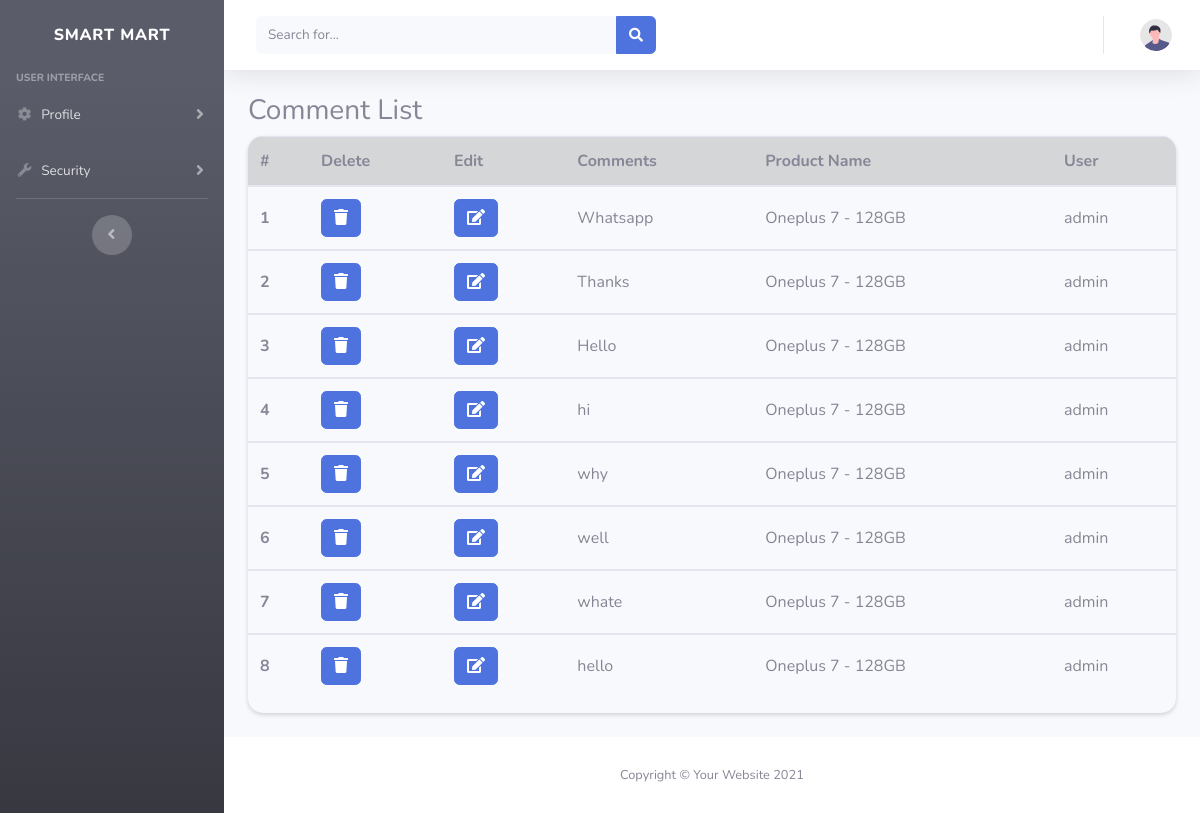
Page /Admin/_Comment_list.php on the committed database.
### tables this page shows
CREATE TABLE `comments` (
  `id` int NOT NULL,
  `comment` varchar(255) DEFAULT NULL,
  `username_id` varchar(255) DEFAULT NULL,
  `product_name` varchar(255) DEFAULT NULL,
  `rating` varchar(255) DEFAULT NULL,
  `username` varchar(255) DEFAULT NULL,
  `email` varchar(255) DEFAULT NULL,
  `creation_time` timestamp NOT NULL DEFAULT CURRENT_TIMESTAMP
);

### Admin/_Comment_list.php (the view)
<?php
include('./function/db_connection.php');
     include('Html_opening.php');
     include('Sidebar.php');
     include('Nav_Topbar.php');
?>
<div class="container-fluid">
     <div class="row">
          <div class="col-lg-12">
               <h3>Comment List</h3>
          </div>
     </div>
     <?php
     $fetch_comments = "SELECT * FROM COMMENTS";
     $comments_result = mysqli_query($db, $fetch_comments);
     $comments_rows = mysqli_num_rows($comments_result);
     if ($comments_rows > 0) {
?>
     <div class="row">
          <div class="col-lg-12  ">
               <div class="co-lg-12">
                    <div class="table-responsive round_border shadow-sm">
                         <table class="table table-hover align-middle">
                              <thead>
                                   <tr class="table-active">
                                        <th class="align-middle" scope="col">#</th>
                                        <th class="align-middle" scope="col">Delete</th>
                                        <th class="align-middle" scope="col">Edit</th>
                                        <th class="align-middle" scope="col">Comments</th>
                                        <th class="align-middle" scope="col">Product Name</th>
                                        <th class="align-middle" scope="col">User</th>
                                   </tr>
                              </thead>
                              <tbody>
                                   <?php
                    $sr_no = "1";
                    while ($comment = mysqli_fetch_assoc($comments_result)) { ?>
                                   <tr>
                                        <th class="align-middle" scope="row"><?php echo $sr_no; ?></th>
                                        <td class="align-middle"><button class="btn btn-primary" onclick="window.location.href='function/_del_comment.php?id=<?php echo $comment['id']; ?>'" ><i class="fa fa-trash"
                                                       aria-hidden="true"></i></button></td>
                                        <td class="align-middle"><button class="btn btn-primary"><i
                                                       class="fas fa-edit    "></i></button></td>
                                        <td class="align-middle"><?php echo $comment['comment'] ?></td>
                                        <td class="align-middle"><?php echo $comment['product_name'] ?></td>
                                        <td class="align-middle"><?php echo $comment['username'] ?></td>
                                   </tr>
                              </tbody>
                              <?php $sr_no++; }
               } ?>
                         </table>
                    </div>
               </div>
          </div>
     </div>
</div>
<?php
     include('Footer.php');
     include('Html_closing.php');
?>

### Admin/Html_opening.php (shortened to what this page needs)
<!DOCTYPE html>
<html lang="en">
<head>
     <link href="vendor/fontawesome-free/css/all.min.css" rel="stylesheet" type="text/css">
     <link href="css/sb-admin-2.min.css" rel="stylesheet">
    <link href="vendor/datatables/dataTables.bootstrap4.min.css" rel="stylesheet">
    <link rel="stylesheet" href="css/custom.css">
</head>
<body id="page-top">

### Admin/Sidebar.php (shortened to what this page needs)
<div id="wrapper">
     <ul class="navbar-nav bg-gradient-dark sidebar sidebar-dark accordion" id="accordionSidebar">
          <a class="sidebar-brand d-flex align-items-center justify-content-center" href="../index.php">
               <div class="sidebar-brand-text mx-3">
                    <h5s>Smart Mart</h5s>
               </div>
          </a>
          <div class="sidebar-heading">
                User Interface
          </div>
          <li class="nav-item">
               <a class="nav-link collapsed" href="#" data-toggle="collapse" data-target="#profile_collapse"
                    aria-expanded="true" aria-controls="collapseTwo">
                    <i class="fas fa-fw fa-cog"></i>
                    <span>Profile</span>
               </a>
          </li>
              <li class="nav-item">
                   <a class="nav-link collapsed" href="#" data-toggle="collapse" data-target="#security_collapse"
                        aria-expanded="true" aria-controls="collapseUtilities">
                        <i class="fas fa-fw fa-wrench"></i>
                        <span>Security</span>
                   </a>
              </li>
              <hr class="sidebar-divider">
              <div class="text-center d-none d-md-inline">
                   <button class="rounded-circle border-0" id="sidebarToggle"></button>
              </div>
         </ul>

### Admin/Nav_Topbar.php (shortened to what this page needs)
<div id="content-wrapper" class="d-flex flex-column">
     <div id="content">
          <nav class="navbar navbar-expand navbar-light bg-white topbar mb-4 static-top shadow">
               <form
                    class="d-none d-sm-inline-block form-inline mr-auto ml-md-3 my-2 my-md-0 mw-100 navbar-search">
                    <div class="input-group">
                         <input type="text" class="form-control bg-light border-0 small"
                              placeholder="Search for..." aria-label="Search" aria-describedby="basic-addon2">
                         <div class="input-group-append">
                              <button class="btn btn-primary" type="button">
                                   <i class="fas fa-search fa-sm"></i>
                              </button>
                         </div>
                    </div>
               </form>
               <ul class="navbar-nav ml-auto">
                    <li class="nav-item dropdown no-arrow">
                         <a class="nav-link dropdown-toggle" href="#" id="userDropdown" role="button"
                              data-toggle="dropdown" aria-haspopup="true" aria-expanded="false">
                              <img class="img-profile rounded-circle" src="img/undraw_profile.svg">
                         </a>
                    </li>
               </ul>
          </nav>

### Admin/Footer.php (shortened to what this page needs)
<br>
                   <footer class="sticky-footer bg-white">
                        <div class="container my-auto">
                             <div class="copyright text-center my-auto">
                                  <span>Copyright &copy; Your Website 2021</span>
                             </div>
                        </div>
                   </footer>
              </div>
         </div>

### Admin/Html_closing.php (shortened to what this page needs)
</body>
</html>

### Admin/css/custom.css (style rules this page uses)
.round_border { border-radius: 15px; }
th, td { vertical-align: middle; }

### rows in the picture
comments: comment "Whatsapp", product_name "Oneplus 7 - 128GB", username "admin"
comments: comment "Thanks", product_name "Oneplus 7 - 128GB", username "admin"
comments: comment "Hello", product_name "Oneplus 7 - 128GB", username "admin"
comments: comment "hi", product_name "Oneplus 7 - 128GB", username "admin"
comments: comment "why", product_name "Oneplus 7 - 128GB", username "admin"
comments: comment "well", product_name "Oneplus 7 - 128GB", username "admin"
comments: comment "whate", product_name "Oneplus 7 - 128GB", username "admin"
comments: comment "hello", product_name "Oneplus 7 - 128GB", username "admin"
